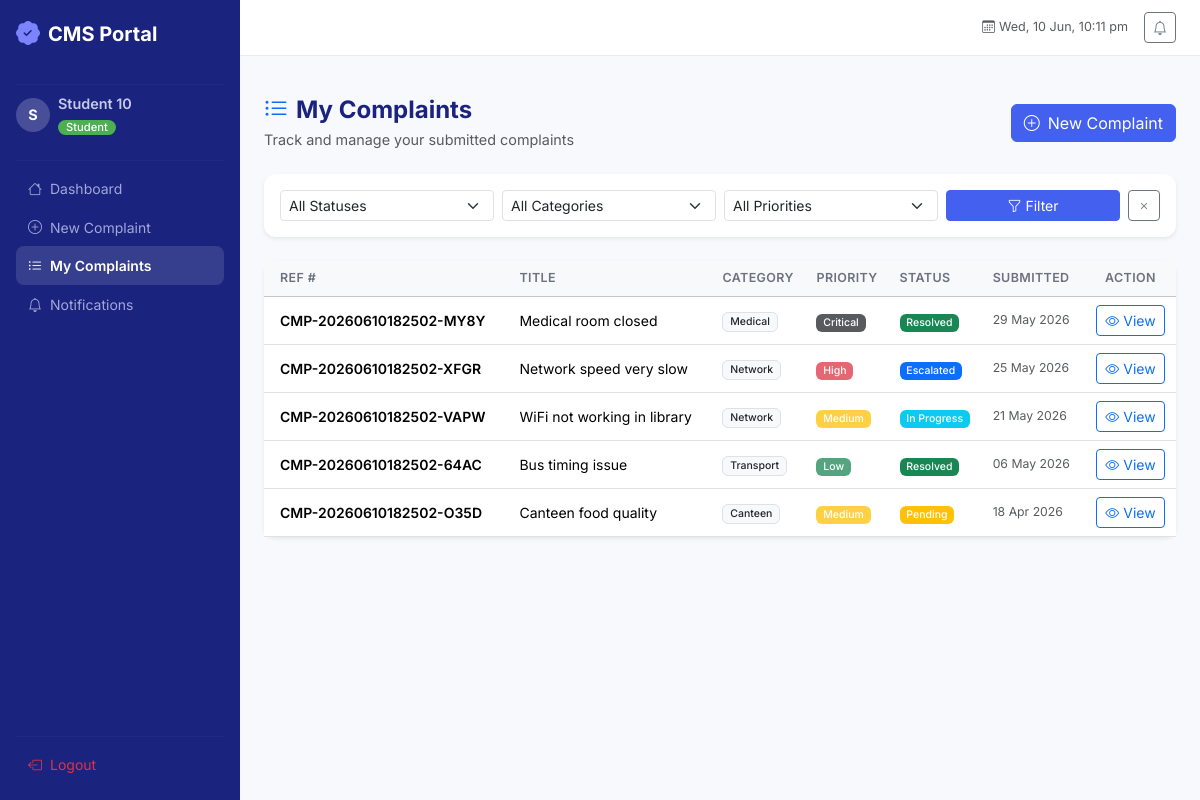
/student/complaints (signed in), run on the app's committed database.
### flask-app/app/models/user.py (models this page shows, shortened)
class TimestampMixin:
    created_at = db.Column(db.DateTime, default=datetime.utcnow, nullable=False)
    updated_at = db.Column(
        db.DateTime, default=datetime.utcnow, onupdate=datetime.utcnow, nullable=False
    )

class User(UserMixin, TimestampMixin, db.Model):
    __tablename__ = "users"
    id = db.Column(db.Integer, primary_key=True)
    name = db.Column(db.String(120), nullable=False)
    email = db.Column(db.String(150), unique=True, nullable=False, index=True)
    student_id = db.Column(db.String(20), unique=True, nullable=True)
    department = db.Column(db.String(100), nullable=True)
    phone = db.Column(db.String(20), nullable=True)
    _password_hash = db.Column("password_hash", db.String(255), nullable=False)
    role = db.Column(db.String(20), nullable=False, default="student")  # student | admin
    is_active = db.Column(db.Boolean, default=True)
    complaints = db.relationship(
        "Complaint",
        back_populates="user",
        lazy="dynamic",
        cascade="all, delete-orphan",
        foreign_keys="Complaint.user_id",
    )
    notifications = db.relationship(
        "Notification", back_populates="user", lazy="dynamic", cascade="all, delete-orphan"
    )
    @property
    def password(self):
        """Encapsulation: password is write-only."""
        raise AttributeError("Password is write-only.")
    @property
    def is_admin(self) -> bool:
        return self.role == "admin"

### flask-app/app/models/complaint.py (models this page shows, shortened)
class Complaint(db.Model):
    __tablename__ = "complaints"
    id = db.Column(db.Integer, primary_key=True)
    complaint_number = db.Column(
        db.String(40), unique=True, nullable=False, default=generate_complaint_number
    )
    user_id = db.Column(db.Integer, db.ForeignKey("users.id"), nullable=False, index=True)
    title = db.Column(db.String(200), nullable=False)
    description = db.Column(db.Text, nullable=False)
    category = db.Column(db.String(50), nullable=False, default="Other")
    priority = db.Column(db.String(20), nullable=False, default="Low")
    status = db.Column(db.String(30), nullable=False, default="Pending")
    attachment = db.Column(db.String(300), nullable=True)
    assigned_to = db.Column(db.Integer, db.ForeignKey("users.id"), nullable=True)
    admin_response = db.Column(db.Text, nullable=True)
    resolved_at = db.Column(db.DateTime, nullable=True)
    created_at = db.Column(db.DateTime, default=datetime.utcnow, nullable=False)
    updated_at = db.Column(
        db.DateTime, default=datetime.utcnow, onupdate=datetime.utcnow, nullable=False
    )
    user = db.relationship("User", foreign_keys=[user_id], back_populates="complaints")
    assignee = db.relationship("User", foreign_keys=[assigned_to])
    logs = db.relationship(
        "ComplaintLog", back_populates="complaint", lazy="dynamic",
        cascade="all, delete-orphan"
    )
    @property
    def priority_badge(self) -> str:
        badges = {
            "Low": "success", "Medium": "warning",
            "High": "danger", "Critical": "dark"
        }
        return badges.get(self.priority, "secondary")
    @property
    def status_badge(self) -> str:
        badges = {
            "Pending": "warning", "In Progress": "info",
            "Resolved": "success", "Rejected": "danger", "Escalated": "primary"
        }
        return badges.get(self.status, "secondary")

### flask-app/app/routes/complaints.py (the view)
@complaints_bp.route("/complaints")
@login_required
def list_complaints():
    page     = request.args.get("page", 1, type=int)
    status   = request.args.get("status", "")
    category = request.args.get("category", "")
    priority = request.args.get("priority", "")
    query = Complaint.query.filter_by(user_id=current_user.id)
    if status:
        query = query.filter_by(status=status)
    if category:
        query = query.filter_by(category=category)
    if priority:
        query = query.filter_by(priority=priority)
    pagination = query.order_by(Complaint.created_at.desc()).paginate(
        page=page, per_page=10, error_out=False
    )
    return render_template(
        "student/my_complaints.html",
        pagination=pagination,
        complaints=pagination.items,
        categories=CATEGORIES,
        priorities=PRIORITIES,
        filter_status=status,
        filter_category=category,
        filter_priority=priority,
    )

### flask-app/app/templates/student/my_complaints.html (shortened to what this page needs)
{% extends "base.html" %}
{% block content %}
<div class="page-header d-flex justify-content-between align-items-center mb-4">
  <div>
    <h4 class="fw-bold mb-1"><i class="bi bi-list-ul me-2 text-primary"></i>My Complaints</h4>
    <p class="text-muted mb-0">Track and manage your submitted complaints</p>
  </div>
  <a href="{{ url_for('complaints.submit_complaint') }}" class="btn btn-primary">
    <i class="bi bi-plus-circle me-2"></i>New Complaint
  </a>
</div>
<div class="card shadow-sm border-0 mb-4">
  <div class="card-body py-3">
    <form method="GET" class="row g-2 align-items-end">
      <div class="col-md-3">
        <select name="status" class="form-select form-select-sm">
          <option value="">All Statuses</option>
        </select>
      </div>
      <div class="col-md-3">
        <select name="category" class="form-select form-select-sm">
          <option value="">All Categories</option>
        </select>
      </div>
      <div class="col-md-3">
        <select name="priority" class="form-select form-select-sm">
          <option value="">All Priorities</option>
        </select>
      </div>
      <div class="col-md-3 d-flex gap-2">
        <button type="submit" class="btn btn-primary btn-sm flex-grow-1">
          <i class="bi bi-funnel me-1"></i>Filter
        </button>
        <a href="{{ url_for('complaints.list_complaints') }}" class="btn btn-outline-secondary btn-sm">
          <i class="bi bi-x"></i>
        </a>
      </div>
    </form>
  </div>
</div>
{% if complaints %}
<div class="card shadow-sm border-0">
  <div class="table-responsive">
    <table class="table table-hover align-middle mb-0">
      <thead class="table-light">
        <tr>
          <th class="ps-3">Ref #</th>
          <th>Title</th>
          <th>Category</th>
          <th>Priority</th>
          <th>Status</th>
          <th>Submitted</th>
          <th class="text-center">Action</th>
        </tr>
      </thead>
      <tbody>
        {% for c in complaints %}
        <tr>
          <td class="ps-3 fw-semibold">{{ c.complaint_number }}</td>
          <td class="text-truncate" style="max-width:200px" title="{{ c.title }}">{{ c.title }}</td>
          <td><span class="badge bg-light text-dark border">{{ c.category }}</span></td>
          <td><span class="badge bg-{{ c.priority_badge }} bg-opacity-75">{{ c.priority }}</span></td>
          <td><span class="badge bg-{{ c.status_badge }}">{{ c.status }}</span></td>
          <td class="text-muted small">{{ c.created_at.strftime('%d %b %Y') }}</td>
          <td class="text-center">
            <a href="{{ url_for('complaints.view_complaint', complaint_id=c.id) }}"
               class="btn btn-sm btn-outline-primary">
              <i class="bi bi-eye me-1"></i>View
            </a>
          </td>
        </tr>
        {% endfor %}
      </tbody>
    </table>
  </div>
</div>
{% else %}
<div class="empty-state card shadow-sm border-0 py-5">
  <i class="bi bi-inbox text-muted"></i>
  <p class="text-muted mt-2">No complaints found matching your filters.</p>
  <a href="{{ url_for('complaints.submit_complaint') }}" class="btn btn-primary btn-sm">Submit a Complaint</a>
</div>
{% endif %}
{% endblock %}

### flask-app/app/templates/base.html (shortened to what this page needs)
<!DOCTYPE html>
<html lang="en">
<head>
  <link href="https://cdn.jsdelivr.net/npm/bootstrap@5.3.3/dist/css/bootstrap.min.css" rel="stylesheet"/>
  <link href="https://cdn.jsdelivr.net/npm/bootstrap-icons@1.11.3/font/bootstrap-icons.min.css" rel="stylesheet"/>
  <link rel="stylesheet" href="{{ url_for('static', filename='css/style.css') }}"/>
</head>
<body class="cms-body">
{% if current_user.is_authenticated %}
<div class="d-flex">
  <nav id="sidebar" class="sidebar d-flex flex-column flex-shrink-0 p-3">
    <a href="{{ url_for('auth.index') }}" class="sidebar-brand d-flex align-items-center mb-4 text-decoration-none">
      <i class="bi bi-patch-check-fill me-2 fs-4"></i>
      <span class="fw-bold fs-5">CMS Portal</span>
    </a>
    <hr class="sidebar-divider"/>
    <div class="sidebar-user mb-3">
      <div class="d-flex align-items-center gap-2">
        <div class="user-avatar">{{ current_user.name[0].upper() }}</div>
        <div>
          <div class="fw-semibold text-truncate" style="max-width:140px">{{ current_user.name }}</div>
          <span class="badge {% if current_user.is_admin %}badge-admin{% else %}badge-student{% endif %}">
            {{ current_user.role|capitalize }}
          </span>
        </div>
      </div>
    </div>
    <hr class="sidebar-divider"/>
    <ul class="nav flex-column">
      {% if current_user.is_admin %}
        <li class="nav-item"><a class="nav-link {% if request.endpoint == 'admin.dashboard' %}active{% endif %}" href="{{ url_for('admin.dashboard') }}"><i class="bi bi-speedometer2 me-2"></i>Dashboard</a></li>
        <li class="nav-item"><a class="nav-link {% if request.endpoint == 'admin.complaints' %}active{% endif %}" href="{{ url_for('admin.complaints') }}"><i class="bi bi-clipboard-data me-2"></i>Complaints</a></li>
        <li class="nav-item"><a class="nav-link {% if request.endpoint == 'admin.analytics' %}active{% endif %}" href="{{ url_for('admin.analytics') }}"><i class="bi bi-bar-chart-line me-2"></i>Analytics</a></li>
        <li class="nav-item"><a class="nav-link {% if request.endpoint == 'admin.users' %}active{% endif %}" href="{{ url_for('admin.users') }}"><i class="bi bi-people me-2"></i>Users</a></li>
        <li class="nav-item"><a class="nav-link" href="{{ url_for('reports.generate_pdf') }}" target="_blank"><i class="bi bi-file-earmark-pdf me-2"></i>PDF Report</a></li>
        <li class="nav-item"><a class="nav-link" href="{{ url_for('reports.generate_excel') }}" target="_blank"><i class="bi bi-file-earmark-excel me-2"></i>Excel Report</a></li>
        <li class="nav-item"><a class="nav-link {% if request.endpoint == 'admin.notifications' %}active{% endif %}" href="{{ url_for('admin.notifications') }}"><i class="bi bi-bell me-2"></i>Notifications</a></li>
      {% else %}
        <li class="nav-item"><a class="nav-link {% if request.endpoint == 'complaints.dashboard' %}active{% endif %}" href="{{ url_for('complaints.dashboard') }}"><i class="bi bi-house me-2"></i>Dashboard</a></li>
        <li class="nav-item"><a class="nav-link {% if request.endpoint == 'complaints.submit_complaint' %}active{% endif %}" href="{{ url_for('complaints.submit_complaint') }}"><i class="bi bi-plus-circle me-2"></i>New Complaint</a></li>
        <li class="nav-item"><a class="nav-link {% if request.endpoint == 'complaints.list_complaints' %}active{% endif %}" href="{{ url_for('complaints.list_complaints') }}"><i class="bi bi-list-ul me-2"></i>My Complaints</a></li>
        <li class="nav-item"><a class="nav-link {% if request.endpoint == 'complaints.notifications' %}active{% endif %}" href="{{ url_for('complaints.notifications') }}"><i class="bi bi-bell me-2"></i>Notifications</a></li>
      {% endif %}
    </ul>
    <div class="mt-auto">
      <hr class="sidebar-divider"/>
      <a class="nav-link text-danger" href="{{ url_for('auth.logout') }}">
        <i class="bi bi-box-arrow-left me-2"></i>Logout
      </a>
    </div>
  </nav>
  <div class="main-content flex-grow-1">
    <header class="top-bar d-flex align-items-center justify-content-between px-4">
      <div class="d-flex align-items-center gap-3 ms-auto">
        <span class="text-muted small"><i class="bi bi-calendar3 me-1"></i><span id="liveClock"></span></span>
        <a href="{% if current_user.is_admin %}{{ url_for('admin.notifications') }}{% else %}{{ url_for('complaints.notifications') }}{% endif %}"
           class="btn btn-sm btn-outline-secondary position-relative">
          <i class="bi bi-bell"></i>
        </a>
      </div>
    </header>
    <div class="px-4 pt-3">
    </div>
    <main class="p-4">
{% endif %}
{% block content %}{% endblock %}
{% if current_user.is_authenticated %}
    </main>
  </div>
</div>
{% endif %}
</body>
</html>

### flask-app/app/static/css/style.css (style rules this page uses)
:root { --cms-primary: #4361ee; --cms-secondary: #3a0ca3; --cms-surface: #f8f9fd; --cms-sidebar-bg: #1a237e; --cms-sidebar-w: 240px; --cms-topbar-h: 56px; --radius: 0.75rem; --shadow: 0 1px 4px rgba(0,0,0,.08), 0 4px 16px rgba(0,0,0,.06); }
*, *::before, *::after { box-sizing: border-box; }
body.cms-body { font-family: 'Inter', system-ui, sans-serif; background: var(--cms-surface); color: #1a1a2e; min-height: 100vh; font-size: 0.9rem; }
.sidebar { width: var(--cms-sidebar-w); min-height: 100vh; background: var(--cms-sidebar-bg); color: #c5cae9; position: sticky; top: 0; height: 100vh; overflow-y: auto; flex-shrink: 0; transition: width .25s ease; }
.sidebar-brand { color: #fff !important; }
.sidebar-brand i { color: #7c83fd; }
.sidebar-divider { border-color: rgba(255,255,255,.12); margin: .5rem 0; }
.sidebar .nav-link { color: #9fa8da; border-radius: .5rem; padding: .55rem .75rem; transition: all .18s ease; font-size: .875rem; }
.sidebar .nav-link:hover, .sidebar .nav-link.active { background: rgba(255,255,255,.12); color: #fff; }
.sidebar .nav-link.active { font-weight: 600; }
.user-avatar { width: 34px; height: 34px; border-radius: 50%; background: rgba(255,255,255,.2); color: #fff; display: flex; align-items: center; justify-content: center; font-weight: 700; font-size: .9rem; flex-shrink: 0; }
.badge-student { background: #4caf50; color: #fff; padding: 2px 8px; border-radius: 12px; font-size: .7rem; }
.top-bar { height: var(--cms-topbar-h); background: #fff; border-bottom: 1px solid #e8eaf6; position: sticky; top: 0; z-index: 100; }
.main-content { min-height: 100vh; overflow-x: hidden; }
.page-header h4 { color: #1a237e; }
.card { border-radius: var(--radius) !important; }
.table { font-size: .875rem; }
.table th { font-weight: 600; font-size: .78rem; text-transform: uppercase; letter-spacing: .03em; color: #6b7280; }
.table tbody tr { transition: background .1s; }
.btn-primary { background: var(--cms-primary); border-color: var(--cms-primary); }
.badge { font-weight: 500; }

### data on the page
User: name "S", name "Student 10", role "Student"
Complaint: complaint_number "CMP-20260610182502-MY8Y", title "Medical room closed", category "Medical", priority "Critical", status "Resolved", created_at "29 May 2026"
Complaint: complaint_number "CMP-20260610182502-XFGR", title "Network speed very slow", category "Network", priority "High", status "Escalated", created_at "25 May 2026"
Complaint: complaint_number "CMP-20260610182502-VAPW", title "WiFi not working in library", category "Network", priority "Medium", status "In Progress", created_at "21 May 2026"
Complaint: complaint_number "CMP-20260610182502-64AC", title "Bus timing issue", category "Transport", priority "Low", status "Resolved", created_at "06 May 2026"
Complaint: complaint_number "CMP-20260610182502-O35D", title "Canteen food quality", category "Canteen", priority "Medium", status "Pending", created_at "18 Apr 2026"
